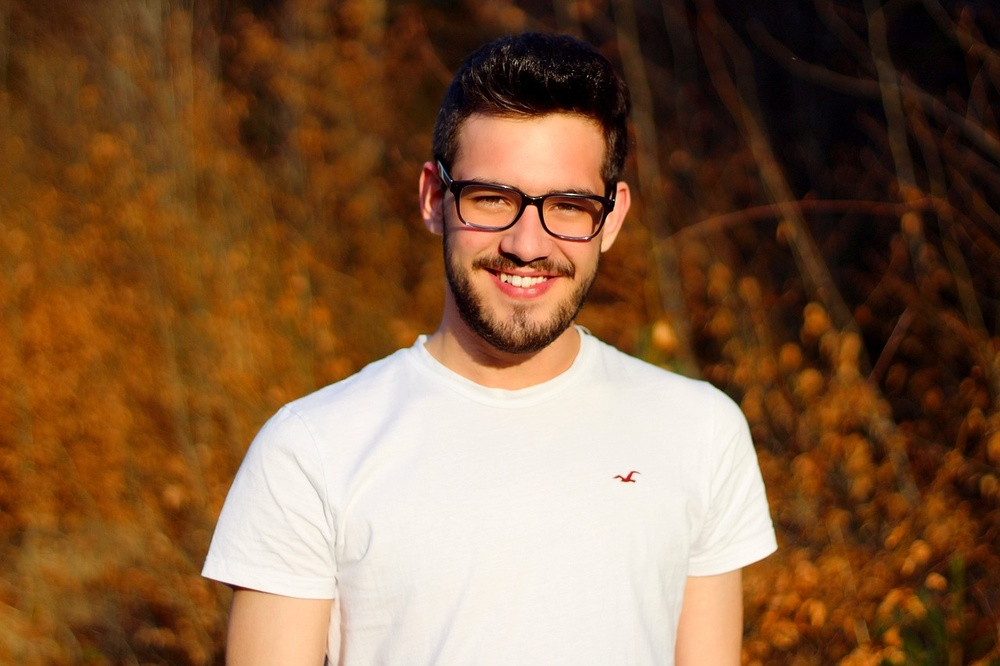
//> input picture thermalcamera/man.jpg, 1000 x 666 px, shrunk from 1280 x 853 before the run
$ ./MainThermal   (built with g++ and OpenCV 4)
//> lines starting //> are read from the running program, lines starting //| are printed output that depends on the picture
#include <opencv2/imgcodecs.hpp>
#include <opencv2/highgui.hpp>
#include <opencv2/imgproc.hpp>
#include <iostream>

cv::Mat converteparacinza(const cv::Mat& imagemmatORIGEM) {
	cv::Mat becameGRAY;
	if (imagemmatORIGEM.channels() == 3) {
		cv::cvtColor(imagemmatORIGEM, becameGRAY, cv::COLOR_BGR2GRAY);
	}
	else
	{
		becameGRAY = imagemmatORIGEM;
	}
	return becameGRAY;

}


int main(int argc, char** argv) {
	try {
		cv::Mat thermal_img = cv::imread("man.jpg", cv::IMREAD_UNCHANGED);
//> thermal_img is the input picture: 666 rows x 1000 cols, CV_8UC3; mean B, G, R 63.5, 93.3, 129.7
		if (thermal_img.empty()) { std::cerr << "Erro ao carregar a imagem!" << std::endl; return -1; }


		cv::Mat gray_img = converteparacinza(thermal_img);
//> in converteparacinza, `cv::cvtColor(imagemmatORIGEM, becameGRAY, cv::COLOR_BGR2GRAY);`:
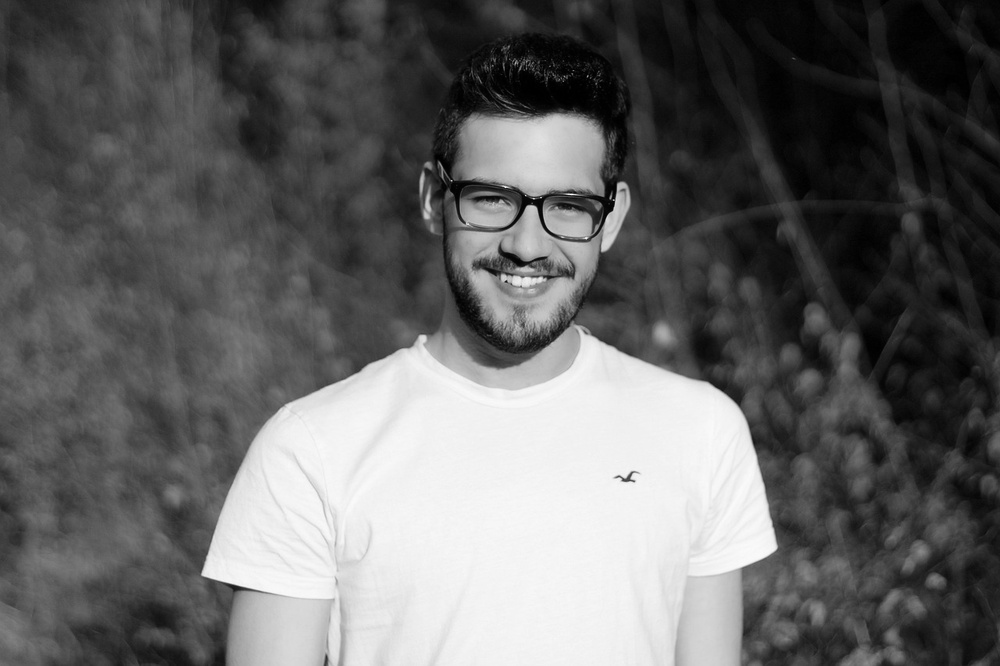
//> becameGRAY: 666 rows x 1000 cols, CV_8UC1; min 0, max 253, mean 100.8
		if (gray_img.type() != CV_8UC1)
		{
			gray_img.convertTo(gray_img, CV_8UC1);
		}

		cv::Mat c_i;
		if (gray_img.type() == CV_8UC1 || gray_img.type() == CV_8UC3)
		{
			cv::applyColorMap(gray_img, c_i, cv::COLORMAP_JET);
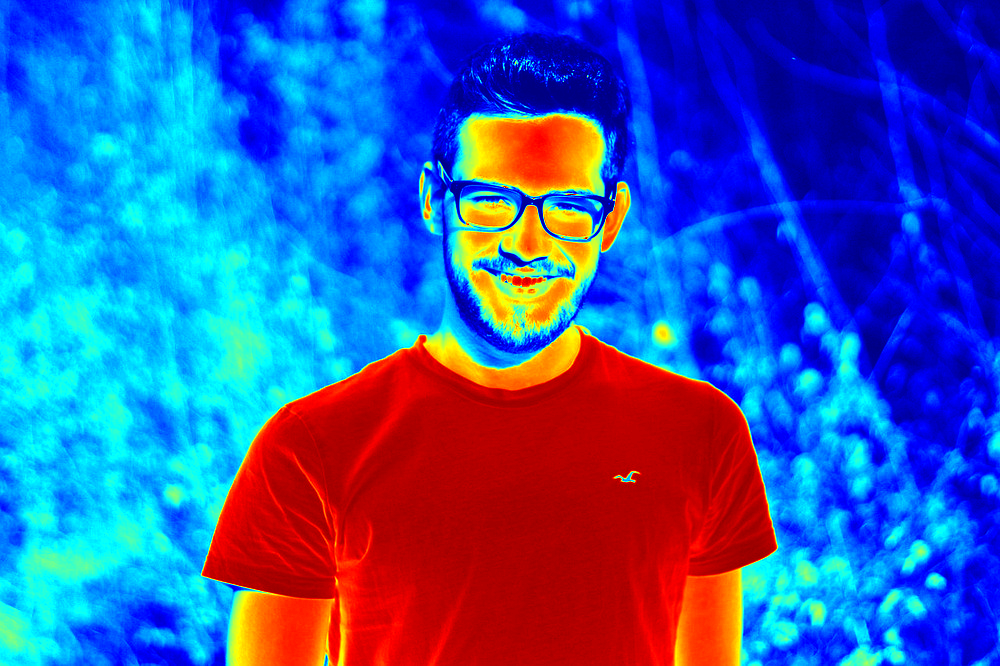
//> c_i: 666 rows x 1000 cols, CV_8UC3; mean B, G, R 174, 88.9, 56.2
		}else {
			std::cerr << "Tipo de imagem incompat韛el para cv::applyColorMap!" << std::endl;
			return -1;
		}


		cv::imshow("NOME DO ARQUIVO DA IMAGEM", c_i);
		cv::waitKey(0);
		cv::destroyAllWindows();
	}
	catch (const cv::Exception& e) {
		std::cerr << "Erro da OpenCV: " << e.what() << std::endl; return -1;
	}
	catch (const std::exception& e) {
		std::cerr << "Erro: " << e.what() << std::endl; return -1;
	}
	return 0;
}
